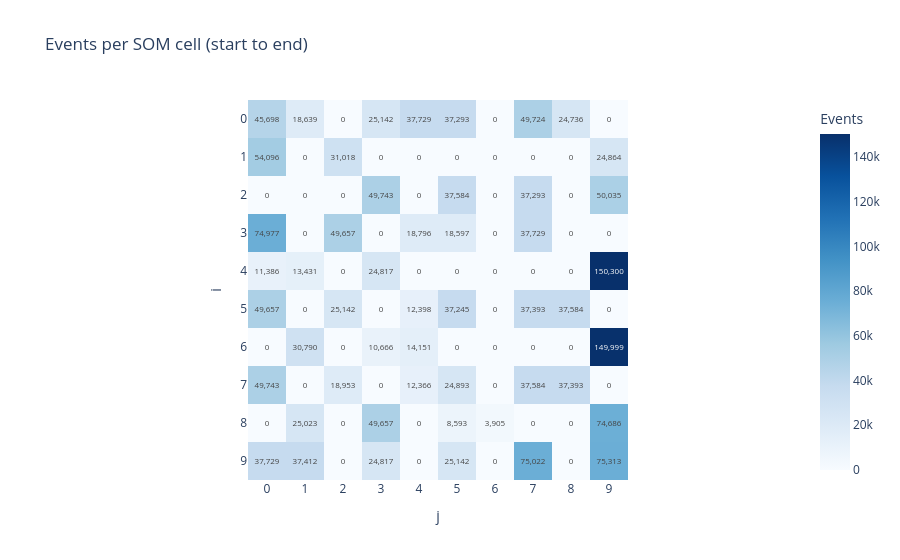

The cell this chart's notebook holds for it:
### Code cell
heatmap_plot = kairo.plot_som_heatmap(features_and_clusters, size=(10,10), 
                                 #start_date="2010-04-29", 
                                 #end_date="2018-05-29"
                                 )
heatmap_plot.show()

### Figure 1 — Plotly figure (JSON) as saved in the notebook; plotly's stock layout.template omitted (floating-point values rounded to 4 significant figures)
{"data": [{"coloraxis": "coloraxis", "hovertemplate": "j: %{x}<br>i: %{y}<br>Events: %{z}<extra></extra>", "name": "0", "texttemplate": "%{z:,d}", "type": "heatmap", "x": [0, 1, 2, 3, 4, 5, 6, 7, 8, 9], "xaxis": "x", "y": [0, 1, 2, 3, 4, 5, 6, 7, 8, 9], "yaxis": "y", "z": [[45698, 18639, 0, 25142, 37729, 37293, 0, 49724, 24736, 0], [54096, 0, 31018, 0, 0, 0, 0, 0, 0, 24864], [0, 0, 0, 49743, 0, 37584, 0, 37293, 0, 50035], [74977, 0, 49657, 0, 18796, 18597, 0, 37729, 0, 0], [11386, 13431, 0, 24817, 0, 0, 0, 0, 0, 150300], [49657, 0, 25142, 0, 12398, 37245, 0, 37393, 37584, 0], [0, 30790, 0, 10666, 14151, 0, 0, 0, 0, 149999], [49743, 0, 18953, 0, 12366, 24893, 0, 37584, 37393, 0], [0, 25023, 0, 49657, 0, 8593, 3905, 0, 0, 74686], [37729, 37412, 0, 24817, 0, 25142, 0, 75022, 0, 75313]]}], "layout": {"coloraxis": {"colorbar": {"title": {"text": "Events"}}, "colorscale": [[0, "rgb(247,251,255)"], [0.125, "rgb(222,235,247)"], [0.25, "rgb(198,219,239)"], [0.375, "rgb(158,202,225)"], [0.5, "rgb(107,174,214)"], [0.625, "rgb(66,146,198)"], [0.75, "rgb(33,113,181)"], [0.875, "rgb(8,81,156)"], [1, "rgb(8,48,107)"]]}, "title": {"text": "Events per SOM cell (start to end)"}, "xaxis": {"anchor": "y", "constrain": "domain", "domain": [0, 1], "dtick": 1, "scaleanchor": "y", "title": {"text": "j"}}, "yaxis": {"anchor": "x", "autorange": "reversed", "constrain": "domain", "domain": [0, 1], "dtick": 1, "title": {"text": "i"}}}}
